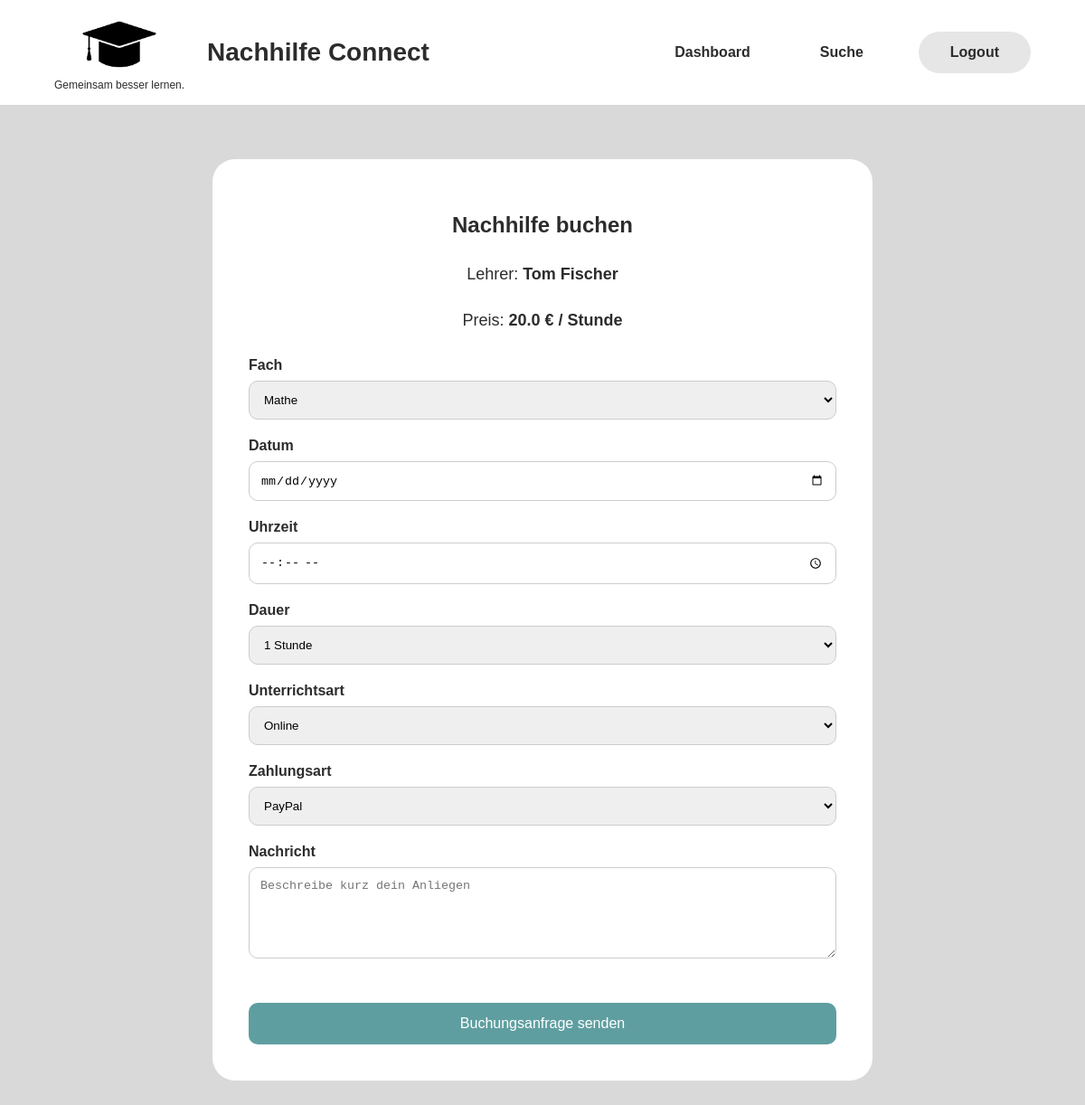
Screenshot of /buchung/4 (signed in) with the database file from the repository.
### models.py (models this page shows)
class User(db.Model):
    __tablename__ = "users"
    id = db.Column(db.Integer, primary_key=True)
    vorname = db.Column(db.String(100), nullable=False)
    nachname = db.Column(db.String(100), nullable=False)
    rolle = db.Column(db.String(20), nullable=False)                   #Schüler / lehrer
    ist_gesperrt = db.Column(
        db.Boolean,
        nullable=False,
        default=False
    )
    telefon = db.Column(db.String(30), nullable=True)
    email = db.Column(db.String(120), unique=True, nullable=False)
    passwort = db.Column(db.String(255), nullable=False)
    buchungen_als_lehrer = db.relationship('Buchung', foreign_keys='Buchung.lehrer_id')

class LehrerProfil(db.Model):
    __tablename__ = "lehrer_profile"
    id = db.Column(db.Integer, primary_key=True)
    user_id = db.Column(db.Integer, db.ForeignKey('users.id'))
    user = db.relationship('User')
    faecher = db.relationship('LehrerFach')
    lehrer_typ = db.Column(db.String(30), nullable=False)                        #student / lehrer / tutor
    beschreibung = db.Column(db.Text)
    erfahrung_jahre = db.Column(db.Integer, nullable=True)
    unterrichtsart = db.Column(db.String(30), nullable=False)                    #online / vor_ort / beides
    stundenpreis = db.Column(db.Float)
    durchschnittsbewertung = db.Column(db.Numeric(3, 2), nullable=True, default=0)
    bewertungsanzahl = db.Column(db.Integer, nullable=False, default=0)
    verfuegbar = db.Column(db.Boolean, nullable=False, default=True)
    ort = db.Column(db.String(200), nullable=True)
    verifizierungs_status = db.Column(db.String(30), nullable=False, default="ausstehend")

### app.py (the view, shortened to what this page needs)
@app.route('/buchung/<int:lehrer_id>', methods=['GET', 'POST'])
def booking_teacher(lehrer_id):
    if 'user_id' not in session:
        flash("Bitte zuerst einloggen.")
        return redirect(url_for('login'))
    if session.get('rolle') != 'schueler':
        flash("Nur Schüler/innen können eine Buchung erstellen.")
        return redirect(url_for('teacher_search'))
    lehrer = LehrerProfil.query.get(lehrer_id)
    if lehrer is None:
        flash("Lehrer wurde nicht gefunden.")
        return redirect(url_for('teacher_search'))
    return render_template(
        'booking.html',
        lehrer=lehrer
    )

### templates/booking.html (shortened to what this page needs)
<!DOCTYPE html>
<html lang="de">
<head>
    <link rel="stylesheet" href="{{ url_for('static', filename='css/style.css') }}">
</head>
<body>
    <header>
        <div class="header-left">
        <div class="logo">
            <img src="{{ url_for('static', filename='images/logo.png') }}" alt="Nachhilfe Connect Logo">
            <p>Gemeinsam besser lernen.</p>
        </div>
        <h1>Nachhilfe Connect</h1>
        </div>
        <nav>
            <ul>
                <li><a href="{{ url_for('student_dashboard') }}">Dashboard</a></li>
                <li><a href="{{ url_for('teacher_search') }}">Suche</a></li>
                <li><a class="login-button" href="{{ url_for('logout') }}">Logout</a></li>
            </ul>
        </nav>
    </header>
    <main>
    <section class="booking-container">
        <div class="booking-card">
            <h2>Nachhilfe buchen</h2>
            <p class="teacher-info">
                Lehrer: <strong>{{ lehrer.user.vorname }} {{ lehrer.user.nachname }}</strong>
            </p>
            <p class="teacher-info">
                Preis: <strong>{{ lehrer.stundenpreis }} € / Stunde</strong>
            </p>
            <form method="POST" action="{{ url_for('booking_teacher', lehrer_id=lehrer.id) }}">
                <div class="form-group">
                    <label>Fach</label>
                    <select name="fach_id" required>
                        {% for lehrer_fach in lehrer.faecher %}
                            <option value="{{ lehrer_fach.fach.id }}">
                                {{ lehrer_fach.fach.name }}
                            </option>
                        {% endfor %}
                    </select>
                </div>
                <div class="form-group">
                    <label>Datum</label>
                    <input type="date" name="datum" required>
                </div>
                <div class="form-group">
                    <label>Uhrzeit</label>
                    <input type="time" name="uhrzeit" required>
                </div>
                <div class="form-group">
                    <label>Dauer</label>
                    <select name="dauer_stunden" required>
                        <option value="1">1 Stunde</option>
                    </select>
                </div>
                <div class="form-group">
                    <label>Unterrichtsart</label>
                    <select name="unterrichtsart" required>
                        <option value="online">Online</option>
                    </select>
                </div>
                <div class="form-group">
                    <label>Zahlungsart</label>
                    <select name="zahlungsart" required>
                        <option value="paypal">PayPal</option>
                    </select>
                </div>
                <div class="form-group">
                    <label>Nachricht</label>
                    <textarea name="nachricht" rows="5" placeholder="Beschreibe kurz dein Anliegen"></textarea>
                </div>
                <button type="submit" class="booking-btn">
                    Buchungsanfrage senden
                </button>
            </form>
        </div>
    </section>
</main>
</body>
</html>

### static/css/style.css (style rules this page uses)
body { margin: 0; font-family: Arial, sans-serif; color: #2c2c2c; background-color: #d9d9d9; }
header { background-color: #ffffff; padding: 15px 60px; display: flex; justify-content: space-between; align-items: center; }
.logo { text-align: center; }
.logo img { max-width: 90px; height: auto; }
.logo p { font-size: 12px; margin: 0; }
header h1 { font-size: 28px; margin: 0; }
.header-left { display: flex; align-items: center; gap: 25px; }
nav ul { list-style-type: none; margin: 0; padding: 0; overflow: hidden; display: flex; align-items: center; gap: 45px; }
nav li { float: left; }
nav li a { display: block; color: #2c2c2c; text-align: center; padding: 14px 16px; text-decoration: none; font-weight: bold; }
.login-button { background-color: #e6e6e6; border-radius: 30px; padding: 14px 35px; }
.form-group { margin-bottom: 20px; text-align: left; }
.form-group label { display: block; margin-bottom: 8px; font-weight: bold; }
.booking-btn { display: inline-block; margin-top: 25px; background-color: #5f9ea0; color: white; text-decoration: none; padding: 12px 20px; border-radius: 10px; }
.booking-container { display: flex; justify-content: center; align-items: center; padding: 60px 20px; }
.booking-card { background-color: white; width: 650px; padding: 40px; border-radius: 25px; }
.booking-card h2 { text-align: center; margin-bottom: 30px; }
.teacher-info { text-align: center; font-size: 18px; margin-bottom: 30px; }
.form-group { margin-bottom: 20px; }
.form-group input, .form-group select, .form-group textarea { width: 100%; padding: 12px; border: 1px solid #cccccc; border-radius: 10px; box-sizing: border-box; }
.booking-btn { width: 100%; padding: 14px; background-color: #5f9ea0; color: white; border: none; border-radius: 10px; font-size: 16px; cursor: pointer; }

### rows the page displays
User: user.vorname "Tom", user.nachname "Fischer"
LehrerProfil: stundenpreis "20.0"

### other values shown
form field fach_id "Mathe"
